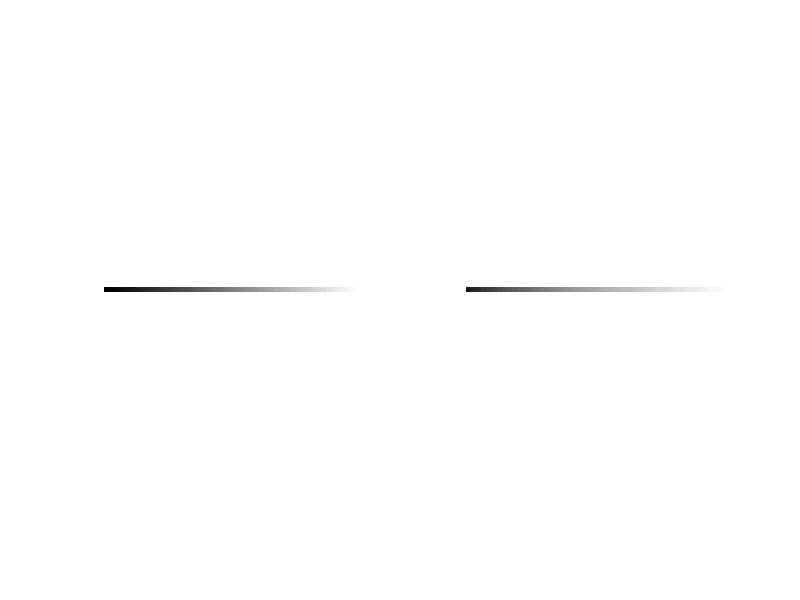

Recreate this plot in MATLAB.
clc
close all
clear all
A = 5*[1:50];
subplot(1,2,1);
imshow(A,[])
max(A)
#c = 250/250^2;
#g = 2;
#B = c*A.^g
#subplot(1,2,2);
#imshow(uint8(B));
#D = A.^3;
#figure
#plot(A,D)
c = 250/250^(0.6);
g = 0.6;
B = c*A.^g
subplot(1,2,2);
imshow(uint8(B));